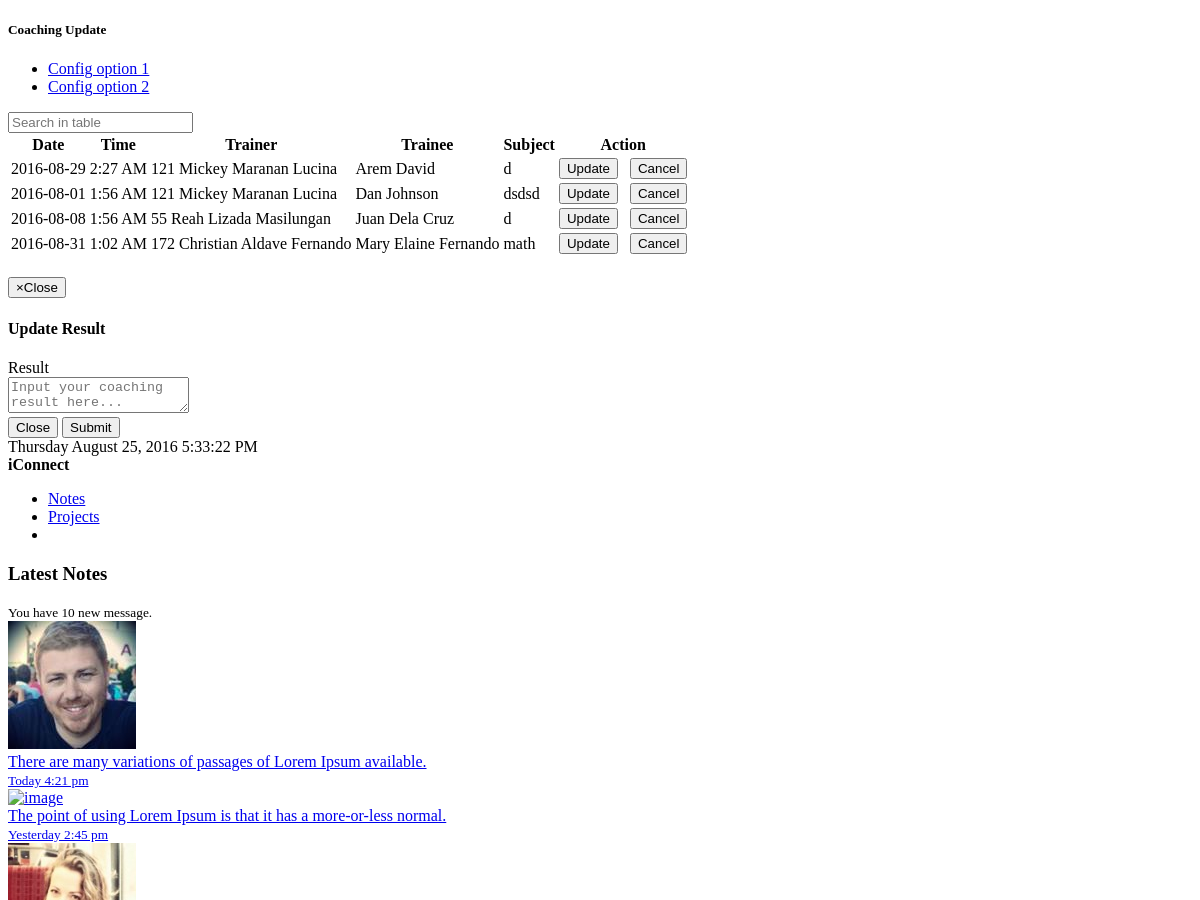
Page /coachingresult.php (upper part) on the earlier database version.
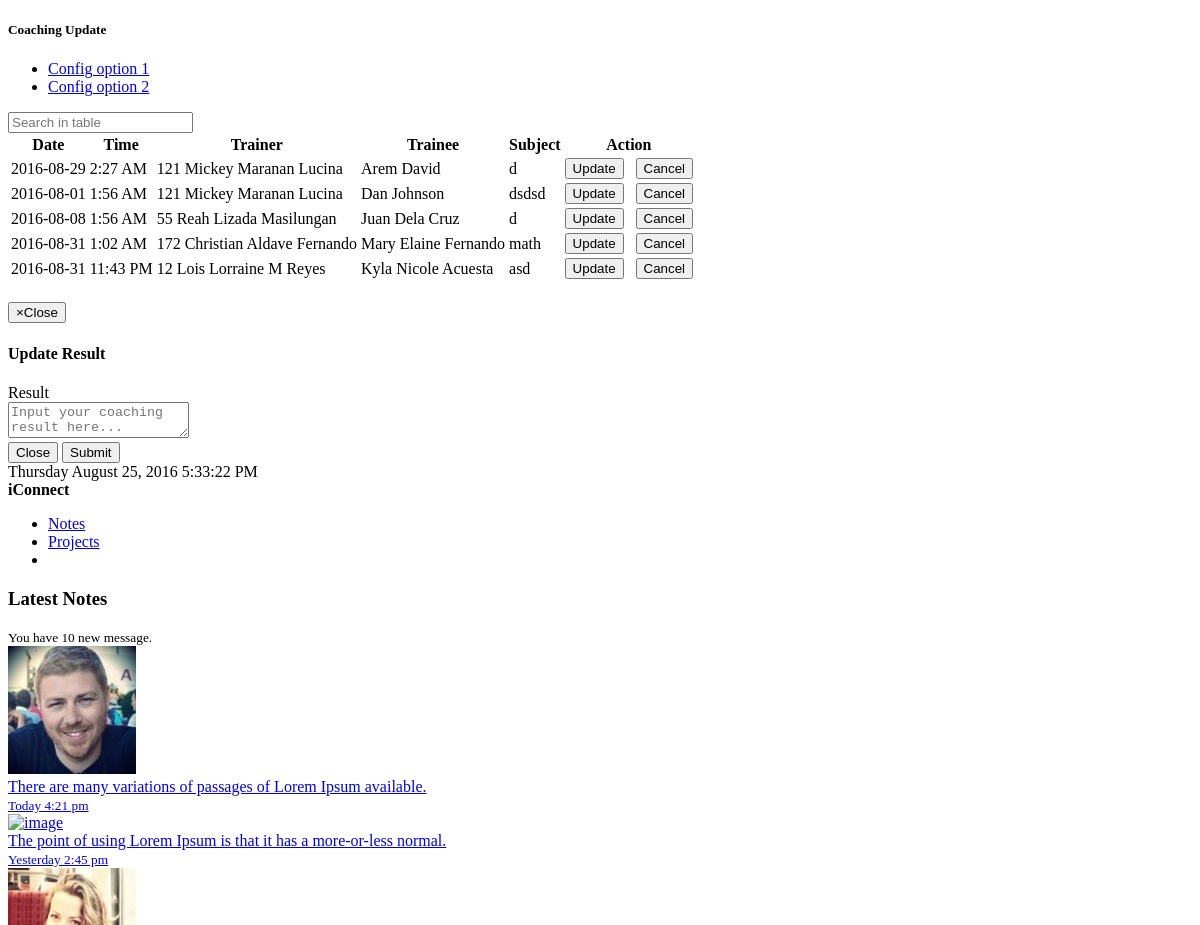
Same page on the later database version.
### tables this page shows
CREATE TABLE IF NOT EXISTS `coaching` (
  `coaching_id` int(10) NOT NULL,
  `coaching_trainerid` int(5) NOT NULL,
  `coaching_coachemployeeid` varchar(50) NOT NULL,
  `coaching_trainee` varchar(50) NOT NULL,
  `employee_id` int(10) NOT NULL,
  `coaching_date` date NOT NULL,
  `coaching_time` time NOT NULL,
  `coaching_subject` varchar(200) NOT NULL,
  `coaching_result` varchar(200) NOT NULL,
  `coaching_status` varchar(20) NOT NULL DEFAULT 'Pending'
);

CREATE TABLE IF NOT EXISTS `employee` (
  `employee_id` int(10) NOT NULL,
  `employee_lastname` varchar(35) NOT NULL,
  `employee_firstname` varchar(35) NOT NULL,
  `employee_middlename` varchar(35) NOT NULL,
  `employee_gender` varchar(6) NOT NULL,
  `employee_birthday` date NOT NULL,
  `employee_marital` varchar(15) NOT NULL,
  `employee_address` varchar(100) NOT NULL,
  `employee_city` varchar(20) NOT NULL,
  `employee_zip` varchar(10) NOT NULL,
  `employee_email` varchar(255) NOT NULL,
  `employee_cellnum` varchar(15) NOT NULL,
  `employee_type` varchar(20) NOT NULL,
  `employee_jobtitle` varchar(25) NOT NULL,
  `employee_empstatus` varchar(50) NOT NULL,
  `employee_department` varchar(25) NOT NULL,
  `employee_rate` int(6) NOT NULL,
  `employee_taxcode` varchar(9) NOT NULL,
  `employee_dependency` int(2) NOT NULL,
  `employee_sss` varchar(30) NOT NULL,
  `employee_philhealth` varchar(30) NOT NULL,
  `employee_pagibig` varchar(30) NOT NULL,
  `employee_tin` varchar(30) NOT NULL,
  `employee_shift` varchar(20) NOT NULL,
  `employee_datehired` date NOT NULL,
  `employee_restday` varchar(30) NOT NULL,
  `employee_password` varchar(25) NOT NULL,
  `employee_payslippassword` varchar(50) NOT NULL,
  `employee_sickleave` int(2) NOT NULL DEFAULT '0',
  `employee_vacationleave` int(2) NOT NULL DEFAULT '0',
  `employee_incentive` int(2) NOT NULL DEFAULT '0',
  `employee_maternityleave` int(2) NOT NULL DEFAULT '0',
  `employee_paternityleave` int(2) NOT NULL DEFAULT '0',
  `employee_singleparentleave` int(2) NOT NULL DEFAULT '0',
  `employee_status` varchar(10) NOT NULL DEFAULT 'active',
  `employee_team` varchar(50) NOT NULL,
  `employee_team1` varchar(100) NOT NULL,
  `employee_team2` varchar(100) NOT NULL,
  `employee_team3` varchar(100) NOT NULL,
  `employee_level` int(3) NOT NULL,
  `date_start` date NOT NULL,
  `date_end` date NOT NULL,
  `image` longblob NOT NULL,
  `cutoff` varchar(50) NOT NULL,
  `test` varchar(999) NOT NULL,
  `test_idate` date NOT NULL,
  `test_edate` date NOT NULL,
  `loan` varchar(999) NOT NULL,
  `loan_idate` date NOT NULL,
  `loan_edate` date NOT NULL,
  `account_number` int(200) NOT NULL
);

### coachingresult.php (the view, shortened to what this page needs)
<!DOCTYPE html>
<html>
	<head>
	</head>
	<body>
		<div class="row">
			<div class="col-lg-12">
				<div class="ibox float-e-margins">
					<div class="ibox-title">
						<h5>Coaching Update</h5>
						<div class="ibox-tools">
							<ul class="dropdown-menu dropdown-user">
								<li><a href="#">Config option 1</a>
								</li>
								<li><a href="#">Config option 2</a>
								</li>
							</ul>
						</div>
					</div>
					<div class="ibox-content">
					<input type="text" class="form-control input-sm m-b-xs" id="filter" placeholder="Search in table">
						</div>
					<div class="ibox-content">
						<?php
							include 'functions.php';
								if ($result = $mysqli->query("SELECT * FROM coaching INNER JOIN employee ON employee.employee_id = coaching.employee_id WHERE coaching_status = 'Pending'"))
								{
									if ($result->num_rows > 0)
									{
										echo "<table class='footable table table-stripped' data-page-size='20' data-limit-navigation='5' data-filter=#filter>";
										echo "<thead>";
									echo "<tr>";
									echo "<th>Date</th>";
									echo "<th>Time</th>";
									echo "<th>Trainer</th>";
									echo "<th>Trainee</th>";
									echo "<th>Subject</th>";
									echo "<th style='text-align:center;'>Action</th>";
									echo "</tr>";
									echo "</thead>";
									echo "<tfoot>";
									echo "<tr>";
									echo "<td colspan='7'>";
									echo "</td>";
									echo "</tr>";
									echo "</tfoot>";
										while ($row = mysqli_fetch_object($result))
										{
											$empid = $row->coaching_id;
											echo "<tr class = 'josh'>";
											echo "<td>" . date("Y-m-d",strtotime($row->coaching_date)) . "</td>";
											echo "<td>" . date("g:i A",strtotime($row->coaching_time)) . "</td>";
											echo "<td>" . $row->coaching_coachemployeeid . "</td>";
											echo "<td>" . $row->employee_firstname . " " . $row->employee_lastname . "</td>";
											echo "<td>" . $row->coaching_subject . "</td>";
											echo "<td style='text-align:center;'><a href='#' id='$empid' data-toggle='modal'
															data-empid='$row->coaching_id'
											data-target='#myModal4' class = 'editempdialog'><button class='btn btn-primary' type='button'><i class='fa fa-smile-o'></i> Update</button></button></a>&nbsp;&nbsp;
											<a href='#' id='$empid' class = 'delete'><button class='btn btn-warning' type='button'><i class='fa fa-exclamation'></i> Cancel</button></button></a>";
											echo "</td>";
											echo "</tr>";
										}
										echo "</table>";
									}
								}
						?>
					</div>
				</div>
			</div>
        </div>
	<div class="modal inmodal fade" id="myModal4" tabindex="-1" role="dialog"  aria-hidden="true">
		<div class="modal-dialog modal-small">
			<div class="modal-content">
				<div class="modal-header">
					<button type="button" class="close" data-dismiss="modal"><span aria-hidden="true">&times;</span><span class="sr-only">Close</span></button>
					<h4 class="modal-title">Update Result</h4>
				</div>
				<div class="modal-body">
					<div class="ibox-content">
						<form id = "myForm" method="post" action = "updatecoaching.php" class="form-horizontal">
							<div class="form-group">
								<label class="col-sm-2 control-label">Result</label>
								<div class="col-md-8"><textarea type="text" class="form-control" id = "result" name = "result" placeholder="Input your coaching result here..."></textarea></div>
							</div>
					</div>
				</div>
				<div class="modal-footer">
					<button type="button" class="btn btn-white" data-dismiss="modal">Close</button>
					<button type="submit" class="btn btn-primary coaching">Submit</button>
				</div>
			</div>
		</div>
	</div>
		<?php
			include('menufooter.php');
		?>
	</body>
</html>

Differences in the rows shown:
added coaching: coaching_date "2016-08-31", coaching_time "11:43 PM", coaching_coachemployeeid "12 Lois Lorraine M Reyes", employee.employee_firstname "Kyla Nicole", employee.employee_lastname "Acuesta", coaching_subject "asd"
